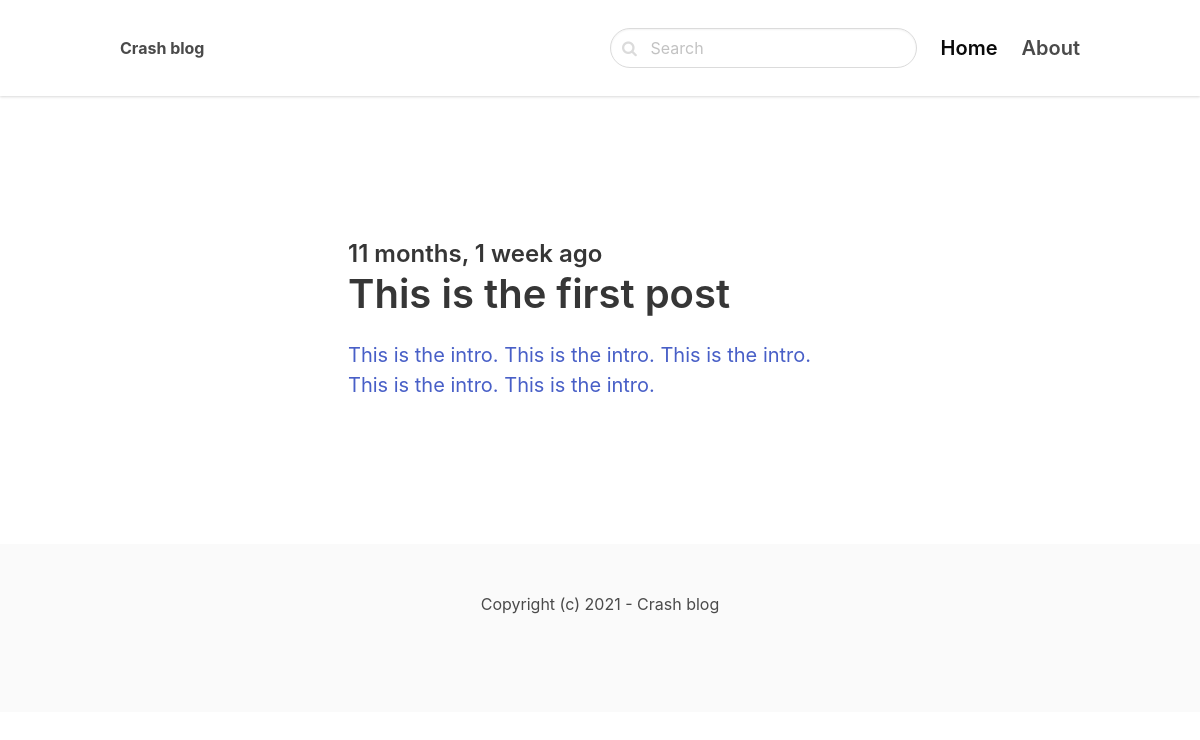
/django/, run on the app's committed database.
### blog/models.py (models this page shows, shortened)
class Post(models.Model):
    ACTIVE = 'active'
    DRAFT = 'draft'
    CHOICES_STATUS = (
        (ACTIVE, 'Active'),
        (DRAFT, 'Draft')
    )
    category = models.ForeignKey(Category, related_name='posts', on_delete=models.CASCADE)
    title = models.CharField(max_length=255)
    slug = models.SlugField()
    intro = models.TextField()
    body = models.TextField()
    created_at = models.DateTimeField(auto_now_add=True)
    status = models.CharField(max_length=10, choices=CHOICES_STATUS, default=ACTIVE)
    image = models.ImageField(upload_to='uploads/', blank=True, null=True)
    class Meta:
        ordering = ('-created_at',)

### blog/views.py (the view)
# urls.py: path('<slug:slug>/', views.category, name='category_detail')
def category(request, slug):
    category = get_object_or_404(Category, slug=slug)
    posts = category.posts.filter(status=Post.ACTIVE)
    return render(request, 'blog/category.html', {'category': category, 'posts': posts})

### blog/templates/blog/category.html (shortened to what this page needs)
{% extends 'core/base.html' %}
{% block content %}
    <section class="hero">
        <div class="hero-body">
            <div class="container">
                <section class="section">
                    <div class="columns">
                        <div class="column is-8 is-offset-2">
                            {% for post in posts %}
                                <div class="content is-medium">
                                    <a href="{% url 'post_detail' post.category.slug post.slug %}">
                                        <h2 class="subtitle is-4">{{ post.created_at|timesince }} ago</h2>
                                        <h1 class="title">{{ post.title }}</h1>
                                        <p>{{ post.intro }}</p>
                                    </a>
                                </div>
                            {% empty %}
                                <div class="content">
                                    <p>There is no posts in this category...</p>
                                </div>
                            {% endfor %}
                        </div>
                    </div>
                </section>
            </div>
        </div>
    </section>
{% endblock %}

### data on the page
Post: created_at "11 months, 1 week", title "This is the first post", intro "This is the intro. This is the intro. This is the intro. This is the intro. This is the intro."
